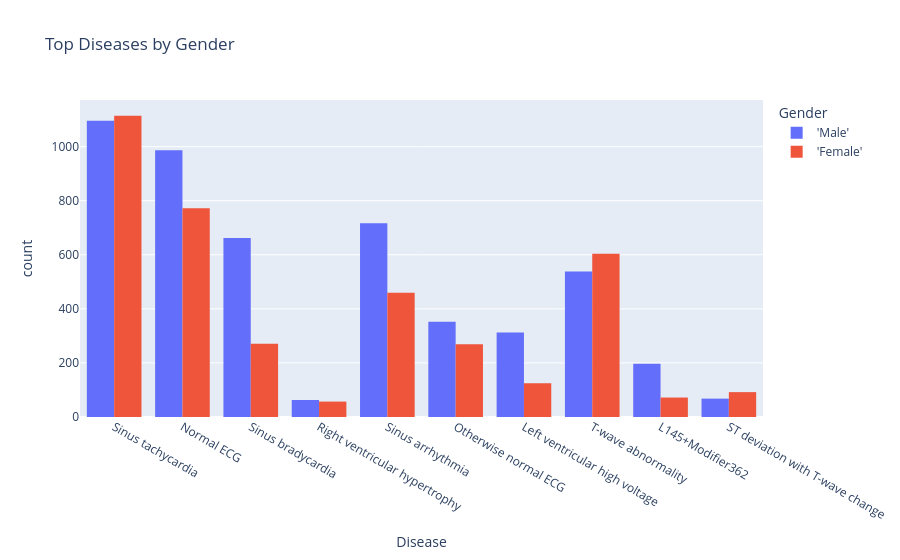

The notebook cell this image was saved under:
### Code cell
top_diseases = disease_counts.head(10)['Disease']

df_exp = ecg_df.copy()
df_exp['Disease'] = df_exp['Disease_desc'].str.split(';')
df_exp = df_exp.explode('Disease')

df_exp = df_exp[df_exp['Disease'].isin(top_diseases)]

fig = px.histogram(
    df_exp,
    x='Disease',
    color='Gender',
    barmode='group',
    title='Top Diseases by Gender'
)

fig.show()

### Figure 1 — Plotly figure (JSON) as saved in the notebook; plotly's stock layout.template omitted (floating-point values rounded to 4 significant figures; data arrays with more than 128 entries replaced by an {"elided": "..."} marker saying what was removed)
{"data": [{"alignmentgroup": "True", "bingroup": "x", "hovertemplate": "Gender='Male'<br>Disease=%{x}<br>count=%{y}<extra></extra>", "legendgroup": "'Male'", "marker": {"color": "#636efa", "pattern": {"shape": ""}}, "name": "'Male'", "offsetgroup": "'Male'", "orientation": "v", "showlegend": true, "type": "histogram", "x": {"elided": "4993 str values"}, "xaxis": "x", "yaxis": "y"}, {"alignmentgroup": "True", "bingroup": "x", "hovertemplate": "Gender='Female'<br>Disease=%{x}<br>count=%{y}<extra></extra>", "legendgroup": "'Female'", "marker": {"color": "#EF553B", "pattern": {"shape": ""}}, "name": "'Female'", "offsetgroup": "'Female'", "orientation": "v", "showlegend": true, "type": "histogram", "x": {"elided": "3836 str values"}, "xaxis": "x", "yaxis": "y"}], "layout": {"barmode": "group", "legend": {"title": {"text": "Gender"}, "tracegroupgap": 0}, "title": {"text": "Top Diseases by Gender"}, "xaxis": {"anchor": "y", "domain": [0, 1], "title": {"text": "Disease"}}, "yaxis": {"anchor": "x", "domain": [0, 1], "title": {"text": "count"}}}}
